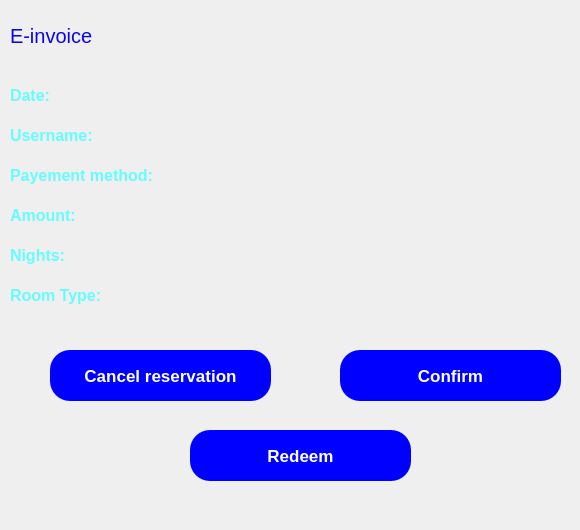
    <widget class="QWidget" name="RoomEnovice_10">
     <widget class="QLabel" name="reAmount">
      <property name="geometry">
       <rect>
        <x>110</x>
        <y>200</y>
        <width>91</width>
        <height>31</height>
       </rect>
      </property>
      <property name="font">
       <font>
        <pointsize>12</pointsize>
        <bold>true</bold>
       </font>
      </property>
      <property name="styleSheet">
       <string notr="true">color: rgb(102, 252, 255);</string>
      </property>
      <property name="text">
       <string/>
      </property>
     </widget>
     <widget class="QLabel" name="label_634">
      <property name="geometry">
       <rect>
        <x>10</x>
        <y>20</y>
        <width>121</width>
        <height>31</height>
       </rect>
      </property>
      <property name="font">
       <font>
        <pointsize>15</pointsize>
       </font>
      </property>
      <property name="styleSheet">
       <string notr="true">color: rgb(12, 5, 231);</string>
      </property>
      <property name="text">
       <string>E-invoice</string>
      </property>
     </widget>
     <widget class="QLabel" name="reUser">
      <property name="geometry">
       <rect>
        <x>10</x>
        <y>120</y>
        <width>561</width>
        <height>31</height>
       </rect>
      </property>
      <property name="font">
       <font>
        <pointsize>12</pointsize>
        <bold>true</bold>
       </font>
      </property>
      <property name="styleSheet">
       <string notr="true">color: rgb(102, 252, 255);</string>
      </property>
      <property name="text">
       <string>Username:</string>
      </property>
     </widget>
     <widget class="QLabel" name="rePay">
      <property name="geometry">
       <rect>
        <x>10</x>
        <y>160</y>
        <width>521</width>
        <height>31</height>
       </rect>
      </property>
      <property name="font">
       <font>
        <pointsize>12</pointsize>
        <bold>true</bold>
       </font>
      </property>
      <property name="styleSheet">
       <string notr="true">color: rgb(102, 252, 255);</string>
      </property>
      <property name="text">
       <string>Payement method:</string>
      </property>
     </widget>
     <widget class="QLabel" name="reDate">
      <property name="geometry">
       <rect>
        <x>10</x>
        <y>80</y>
        <width>491</width>
        <height>31</height>
       </rect>
      </property>
      <property name="font">
       <font>
        <pointsize>12</pointsize>
        <bold>true</bold>
       </font>
      </property>
      <property name="styleSheet">
       <string notr="true">color: rgb(102, 252, 255);</string>
      </property>
      <property name="text">
       <string>Date: </string>
      </property>
     </widget>
     <widget class="QLabel" name="reNights">
      <property name="geometry">
       <rect>
        <x>10</x>
        <y>240</y>
        <width>481</width>
        <height>31</height>
       </rect>
      </property>
      <property name="font">
       <font>
        <pointsize>12</pointsize>
        <bold>true</bold>
       </font>
      </property>
      <property name="styleSheet">
       <string notr="true">color: rgb(102, 252, 255);</string>
      </property>
      <property name="text">
       <string>Nights:</string>
      </property>
     </widget>
     <widget class="QLabel" name="reRoom">
      <property name="geometry">
       <rect>
        <x>10</x>
        <y>280</y>
        <width>431</width>
        <height>31</height>
       </rect>
      </property>
      <property name="font">
       <font>
        <pointsize>12</pointsize>
        <bold>true</bold>
       </font>
      </property>
      <property name="styleSheet">
       <string notr="true">color: rgb(102, 252, 255);</string>
      </property>
      <property name="text">
       <string>Room Type:</string>
      </property>
     </widget>
     <widget class="QPushButton" name="pushButton_262">
      <property name="geometry">
       <rect>
        <x>50</x>
        <y>350</y>
        <width>221</width>
        <height>51</height>
       </rect>
      </property>
      <property name="font">
       <font>
        <pointsize>13</pointsize>
        <italic>false</italic>
        <bold>true</bold>
       </font>
      </property>
      <property name="styleSheet">
       <string notr="true">QPushButton
{
color: rgb(255, 255, 255);
background-color: rgb(0, 0, 255);
font: 700 13pt &quot;Segoe UI&quot;;
border-radius: 20px;
}</string>
      </property>
      <property name="text">
       <string>Cancel reservation</string>
      </property>
     </widget>
     <widget class="QPushButton" name="pushButton_263">
      <property name="geometry">
       <rect>
        <x>340</x>
        <y>350</y>
        <width>221</width>
        <height>51</height>
       </rect>
      </property>
      <property name="font">
       <font>
        <pointsize>13</pointsize>
        <italic>false</italic>
        <bold>true</bold>
       </font>
      </property>
      <property name="styleSheet">
       <string notr="true">QPushButton
{
color: rgb(255, 255, 255);
background-color: rgb(0, 0, 255);
font: 700 13pt &quot;Segoe UI&quot;;
border-radius: 20px;
}</string>
      </property>
      <property name="text">
       <string>Confirm</string>
      </property>
     </widget>
     <widget class="QLabel" name="reAmount_2">
      <property name="geometry">
       <rect>
        <x>10</x>
        <y>200</y>
        <width>91</width>
        <height>31</height>
       </rect>
      </property>
      <property name="font">
       <font>
        <pointsize>12</pointsize>
        <bold>true</bold>
       </font>
      </property>
      <property name="styleSheet">
       <string notr="true">color: rgb(102, 252, 255);</string>
      </property>
      <property name="text">
       <string>Amount:</string>
      </property>
     </widget>
     <widget class="QPushButton" name="redeem2">
      <property name="geometry">
       <rect>
        <x>190</x>
        <y>430</y>
        <width>221</width>
        <height>51</height>
       </rect>
      </property>
      <property name="font">
       <font>
        <pointsize>13</pointsize>
        <italic>false</italic>
        <bold>true</bold>
       </font>
      </property>
      <property name="styleSheet">
       <string notr="true">QPushButton
{
color: rgb(255, 255, 255);
background-color: rgb(0, 0, 255);
font: 700 13pt &quot;Segoe UI&quot;;
border-radius: 20px;
}</string>
      </property>
      <property name="text">
       <string>Redeem</string>
      </property>
     </widget>
     <widget class="QLabel" name="re_label">
      <property name="geometry">
       <rect>
        <x>60</x>
        <y>490</y>
        <width>431</width>
        <height>31</height>
       </rect>
      </property>
      <property name="font">
       <font>
        <pointsize>12</pointsize>
        <bold>true</bold>
       </font>
      </property>
      <property name="styleSheet">
       <string notr="true">color: rgb(102, 252, 255);</string>
      </property>
      <property name="text">
       <string/>
      </property>
     </widget>
    </widget>
